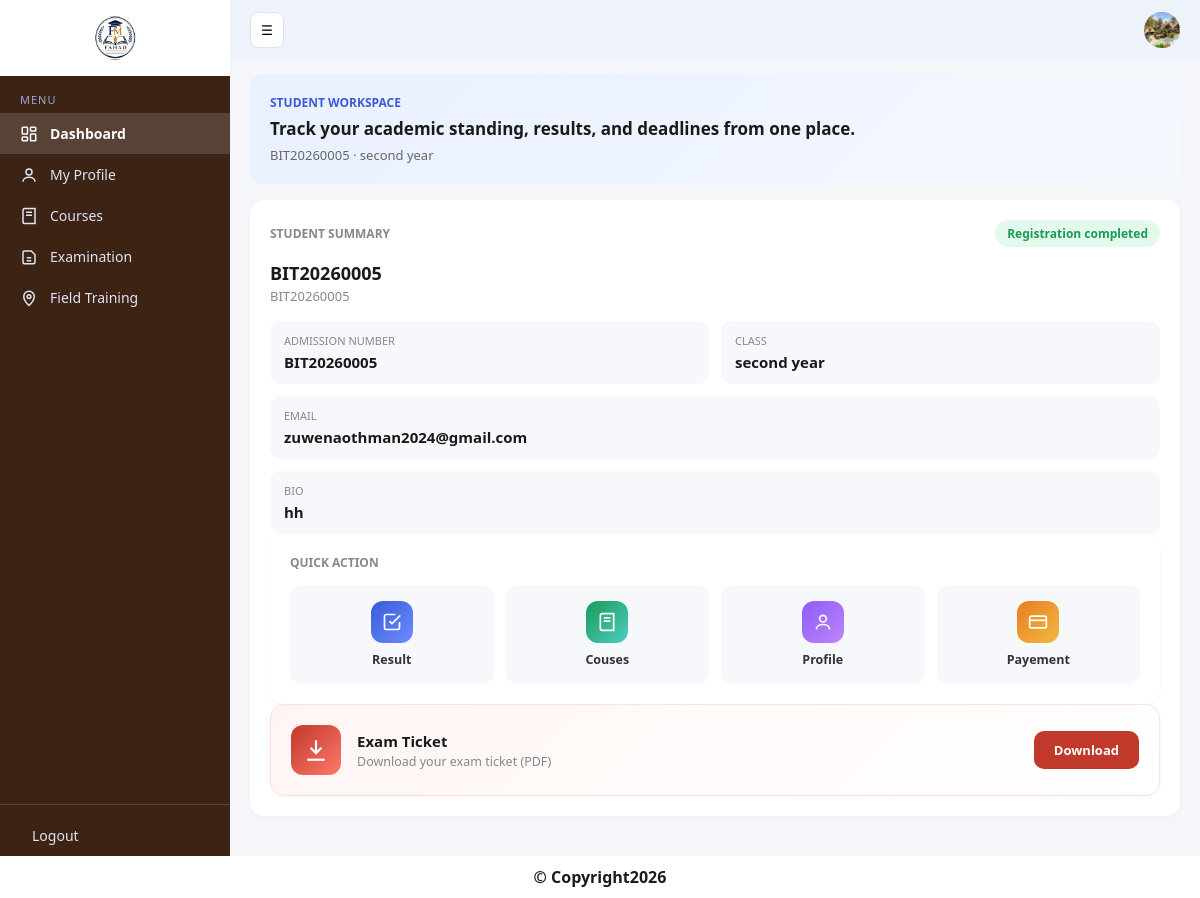
The page /dashboard/ (signed in) on the database its author committed.
### mysite_app/models.py (models this page shows, shortened)
class Profile(models.Model):
    user = models.OneToOneField(
        User,
        on_delete=models.CASCADE
    )
    profile_picture = models.ImageField(
        upload_to='profile_pics/',
        default='default.png'
    )
    bio = models.TextField(blank=True)

class StudentProfile(models.Model):
    user = models.ForeignKey(
        User,
        on_delete=models.CASCADE
    )
    admission_number = models.CharField(max_length=50, blank=True, null=True)
    student_class = models.CharField(max_length=50, blank=True, null=True)
    email = models.EmailField()
    is_paid = models.BooleanField(default=False)
    is_verified = models.BooleanField(default=False)

### mysite_app/views.py (the view)
# urls.py: path('dashboard/', views.dashboard, name='dashboard'),
@login_required
def dashboard(request):
    profile, created= Profile.objects.get_or_create(user=request.user)
    student, created= StudentProfile.objects.get_or_create(user=request.user)
    return render(request, 'dashboard.html',{'profile':profile, 'student': student,})

### mysite_app/templates/dashboard.html (shortened to what this page needs)
{% load static %}
<!DOCTYPE html>
<html lang="sw">
<head>
</head>
<body>
<div class="app">
  <div class="sidebar" id="sidebar">
    <div class="sidebar-logo">
      <img src="{% static 'lo.jpg' %}" alt="Logo">
    </div>
    <div class="menu-label">MENU</div>
    <a href="{% url 'dashboard' %}" class="nav-item active">
  <svg width="18" height="18" viewBox="0 0 24 24" fill="none" stroke="currentColor" stroke-width="2"><rect x="3" y="3" width="7" height="9" rx="1"/><rect x="14" y="3" width="7" height="5" rx="1"/><rect x="14" y="12" width="7" height="9" rx="1"/><rect x="3" y="16" width="7" height="5" rx="1"/></svg>
  <span>Dashboard</span>
</a>
<a href="{% url 'profile' %}" class="nav-item">
  <svg width="18" height="18" viewBox="0 0 24 24" fill="none" stroke="currentColor" stroke-width="2"><circle cx="12" cy="8" r="4"/><path d="M4 21c0-4 4-6 8-6s8 2 8 6"/></svg>
  <span>My Profile</span>
</a>
<a href="{% url 'Courses' %}" class="nav-item">
  <svg width="18" height="18" viewBox="0 0 24 24" fill="none" stroke="currentColor" stroke-width="2"><path d="M4 19.5V4.5A2.5 2.5 0 0 1 6.5 2H20v20H6.5A2.5 2.5 0 0 1 4 19.5z"/><line x1="8" y1="7" x2="16" y2="7"/><line x1="8" y1="11" x2="16" y2="11"/></svg>
  <span>Courses</span>
</a>
<a href="{% url 'grader' %}" class="nav-item">
  <svg width="18" height="18" viewBox="0 0 24 24" fill="none" stroke="currentColor" stroke-width="2"><path d="M4 19V6a2 2 0 0 1 2-2h9l5 5v10a2 2 0 0 1-2 2H6a2 2 0 0 1-2-2z"/><line x1="9" y1="13" x2="15" y2="13"/><line x1="9" y1="17" x2="15" y2="17"/></svg>
  <span>Examination</span>
</a>
<a href="{% url 'field_training_hub' %}" class="nav-item">
  <svg width="18" height="18" viewBox="0 0 24 24" fill="none" stroke="currentColor" stroke-width="2"><path d="M12 22s7-6.5 7-12a7 7 0 0 0-14 0c0 5.5 7 12 7 12z"/><circle cx="12" cy="10" r="2.5"/></svg>
  <span>Field Training</span>
</a>
    <div class="sidebar-help">
      <a href="{% url 'login' %}" class="nav-item"><span>Logout</span></a>
    </div>
  </div>
  <div class="main">
    <div class="topbar">
      <button class="toggle-btn" onclick="toggleSidebar()">☰</button>
      <div class="avatar">
        {% if profile.profile_picture and profile.profile_picture.url != '/media/default.png' %}
          <img src="{{ profile.profile_picture.url }}" alt="Profile">
        {% else %}
          <a href="{% url 'edit_profile' %}">
            <img src="{% static 'default-avatar.png' %}" alt="Weka picha">
          </a>
        {% endif %}
      </div>
    </div>
    <div class="content">
      <div class="card-hero">
        <div class="eyebrow">STUDENT WORKSPACE</div>
        <div class="hero-title">Track your academic standing, results, and deadlines from one place.</div>
        <div class="hero-sub">{{ user.get_full_name|default:user.username }} &middot; {{ student.student_class }}</div>
      </div>
      <div class="card">
        <div class="summary-top">
          <div class="section-label">STUDENT SUMMARY</div>
          {% if student.is_verified %}
            <div class="badge ok">Registration completed</div>
          {% else %}
            <div class="badge locked">Pending verification</div>
          {% endif %}
        </div>
        {% if student.is_paid and student.is_verified %}
          <div class="name-title">{{ user.get_full_name|default:user.username }}</div>
          <div class="id-sub">{{ student.admission_number }}</div>
          <div class="grid2">
            <div class="field-box">
              <div class="flabel">ADMISSION NUMBER</div>
              <div class="fvalue">{{ student.admission_number }}</div>
            </div>
            <div class="field-box">
              <div class="flabel">CLASS</div>
              <div class="fvalue">{{ student.student_class }}</div>
            </div>
            <div class="field-box wide">
              <div class="flabel">EMAIL</div>
              <div class="fvalue">{{ student.email }}</div>
            </div>
            <div class="field-box wide">
              <div class="flabel">BIO</div>
              <div class="fvalue">{{ profile.bio|default:"—" }}</div>
            </div>
          </div>
<div class="card">
  <div class="section-label">QUICK ACTION</div>
  <div class="quick-grid">
    <a href="{% url 'results' %}" class="quick-item">
      <div class="quick-icon blue">
        <svg width="20" height="20" viewBox="0 0 24 24" fill="none" stroke="currentColor" stroke-width="2"><path d="M9 11l3 3L22 4"/><path d="M21 12v7a2 2 0 0 1-2 2H5a2 2 0 0 1-2-2V5a2 2 0 0 1 2-2h11"/></svg>
      </div>
      <span>Result</span>
    </a>
    <a href="{% url 'Courses' %}" class="quick-item">
      <div class="quick-icon green">
        <svg width="20" height="20" viewBox="0 0 24 24" fill="none" stroke="currentColor" stroke-width="2"><path d="M4 19.5V4.5A2.5 2.5 0 0 1 6.5 2H20v20H6.5A2.5 2.5 0 0 1 4 19.5z"/><line x1="8" y1="7" x2="16" y2="7"/><line x1="8" y1="11" x2="16" y2="11"/></svg>
      </div>
      <span>Couses</span>
    </a>
    <a href="{% url 'edit_profile' %}" class="quick-item">
      <div class="quick-icon purple">
        <svg width="20" height="20" viewBox="0 0 24 24" fill="none" stroke="currentColor" stroke-width="2"><circle cx="12" cy="8" r="4"/><path d="M4 21c0-4 4-6 8-6s8 2 8 6"/></svg>
      </div>
      <span>Profile</span>
    </a>
    <a href="{% url 'payment' %}" class="quick-item">
      <div class="quick-icon orange">
        <svg width="20" height="20" viewBox="0 0 24 24" fill="none" stroke="currentColor" stroke-width="2"><rect x="2" y="5" width="20" height="14" rx="2"/><line x1="2" y1="10" x2="22" y2="10"/></svg>
      </div>
      <span>Payement</span>
    </a>
  </div>
</div>
 <div class="card ticket-card">
        <div class="ticket-icon">
          <svg width="26" height="26" viewBox="0 0 24 24" fill="none" stroke="currentColor" stroke-width="2"><path d="M12 3v12"/><path d="M7 10l5 5 5-5"/><path d="M4 21h16"/></svg>
        </div>
        <div class="ticket-info">
          <div class="ticket-title">Exam Ticket</div>
          <div class="ticket-sub">Download your exam ticket (PDF)</div>
        </div>
        <a href="{% url 'exam_ticket_download' %}" class="ticket-btn">Download</a>
      </div>
        {% endif %}
      </div>
    </div>
  </div>
</div>
<footer>
  <p>© Copyright2026</p>
</footer>
</body>
</html>

### mysite_app/templates/dashboard.html (style rules this page uses)
* { margin:0; padding:0; box-sizing:border-box; font-family:'Segoe UI', Arial, sans-serif; }
body { background:#f4f6fa; color:#1a1a1a; }
.app { display:flex; min-height:100vh; }
.sidebar { width:230px; background:#3D2314; color:#dfe3f5; display:flex; flex-direction:column; flex-shrink:0; transition:width .25s; }
.sidebar-logo { display:flex; align-items:center; justify-content:center; padding:16px 0; background:#fff; }
.sidebar-logo img { width:44px; height:44px; object-fit:contain; border-radius:50%; }
.menu-label { font-size:11px; letter-spacing:1px; color:#9aa3d6; padding:16px 20px 6px; }
.nav-item { display:flex; align-items:center; gap:12px; padding:11px 20px; color:#dfe3f5; text-decoration:none; font-size:14px; white-space:nowrap; }
.nav-item.active { background:rgba(255,255,255,.14); color:#fff; font-weight:600; }
.sidebar-help { margin-top:auto; border-top:1px solid rgba(255,255,255,.15); padding-top:10px; }
.main { flex:1; display:flex; flex-direction:column; min-width:0; }
.topbar { display:flex; align-items:center; justify-content:space-between; background:#eef2fb; padding:12px 20px; }
.toggle-btn { background:#fff; border:1px solid #dde1ef; border-radius:8px; padding:8px 10px; cursor:pointer; }
.avatar { width:36px; height:36px; border-radius:50%; overflow:hidden; background:#dfe3f5; display:flex; align-items:center; justify-content:center; }
.avatar img { width:100%; height:100%; object-fit:cover; }
.content { padding:14px 20px 40px; display:flex; flex-direction:column; gap:16px; }
.card { background:#fff; border-radius:14px; padding:20px; box-shadow:0 1px 3px rgba(0,0,0,.04); }
.card-hero { background:linear-gradient(135deg,#e9f0ff,#f4f8ff); border-radius:14px; padding:20px; }
.eyebrow { font-size:12px; font-weight:700; color:#3a5bd9; margin-bottom:6px; }
.hero-title { font-size:17px; font-weight:700; margin-bottom:6px; }
.hero-sub { font-size:13px; color:#666; }
.summary-top { display:flex; align-items:center; justify-content:space-between; margin-bottom:14px; }
.badge { font-size:12px; font-weight:600; padding:5px 12px; border-radius:20px; }
.badge.ok { background:#e3f9ec; color:#1a9a55; }
.section-label { font-size:12px; color:#888; font-weight:600; }
.name-title { font-size:18px; font-weight:700; margin:4px 0 2px; }
.id-sub { font-size:13px; color:#888; margin-bottom:16px; }
.grid2 { display:grid; grid-template-columns:1fr; gap:12px; }
@media (min-width:480px) { .grid2 { grid-template-columns:1fr 1fr; } }
.field-box { background:#f7f8fb; border-radius:10px; padding:12px 14px; }
.field-box.wide { grid-column:1/-1; }
.flabel { font-size:11px; color:#888; margin-bottom:4px; }
.fvalue { font-size:15px; font-weight:700; }
.quick-grid { display:grid; grid-template-columns:repeat(2,1fr); gap:12px; margin-top:14px; }
@media (min-width:480px) { .quick-grid { grid-template-columns:repeat(4,1fr); } }
.quick-item { display:flex; flex-direction:column; align-items:center; gap:8px; padding:16px 8px; border-radius:12px; background:#f7f8fb; text-decoration:none; color:#333; font-size:12.5px; font-weight:600; transition:transform .15s ease, background .15s ease; }
.quick-icon { width:42px; height:42px; border-radius:12px; display:flex; align-items:center; justify-content:center; color:#fff; }
.quick-icon.blue { background:linear-gradient(135deg,#3a5bd9,#6c8cff); }
.quick-icon.green { background:linear-gradient(135deg,#1a9a55,#4ecdc4); }
.quick-icon.purple { background:linear-gradient(135deg,#8b5cf6,#c084fc); }
.quick-icon.orange { background:linear-gradient(135deg,#e67e22,#f4b942); }
.ticket-card { display:flex; align-items:center; gap:16px; background:linear-gradient(135deg,#fff5f4,#fff); border:1px solid #ffe0dc; }
.ticket-icon { width:50px; height:50px; border-radius:12px; flex-shrink:0; background:linear-gradient(135deg,#c0392b,#ff7a6b); color:#fff; display:flex; align-items:center; justify-content:center; }
.ticket-info { flex:1; min-width:0; }
.ticket-title { font-size:15px; font-weight:700; color:#1a1a1a; }
.ticket-sub { font-size:12.5px; color:#888; margin-top:2px; }
.ticket-btn { background:#c0392b; color:#fff; padding:10px 20px; border-radius:10px; text-decoration:none; font-size:13px; font-weight:700; flex-shrink:0; }
p { text-align: center; background-color: white; font-weight: bold; padding: 10px 12px; }

### rows shown on the page
Profile: profile_picture (picture), bio "hh"
StudentProfile: student_class "second year", admission_number "BIT20260005", email "zuwenaothman2024@gmail.com"

### other values the page prints
{{ user.get_full_name|default:user.username }} "BIT20260005"
